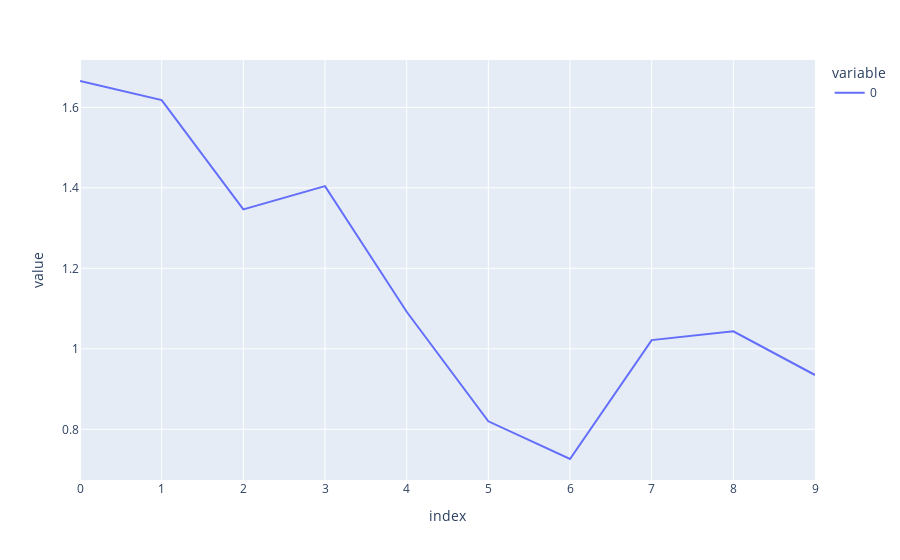

Notebook code for this chart:
### Code cell
money = []
steps = []
for step in range(10):
    img, stat = env.reset()
    done = False
    while not done:
        action = ac.act(img, stat)
        (img, stat), done = env.step(action, 1)
    steps.append(step)
    money.append(env.money/env.init_money)
    print(env.money/env.init_money)
px.line(money).show()
np.mean(money)

### Figure 1 — Plotly figure (JSON) as saved in the notebook; plotly's stock layout.template omitted (floating-point values rounded to 4 significant figures)
{"data": [{"hovertemplate": "variable=0<br>index=%{x}<br>value=%{y}<extra></extra>", "legendgroup": "0", "line": {"color": "#636efa", "dash": "solid"}, "mode": "lines", "name": "0", "orientation": "v", "showlegend": true, "type": "scatter", "x": [0, 1, 2, 3, 4, 5, 6, 7, 8, 9], "xaxis": "x", "y": [1.665, 1.618, 1.346, 1.404, 1.092, 0.82, 0.7263, 1.022, 1.044, 0.935], "yaxis": "y"}], "layout": {"legend": {"title": {"text": "variable"}, "tracegroupgap": 0}, "margin": {"t": 60}, "xaxis": {"anchor": "y", "domain": [0, 1], "title": {"text": "index"}}, "yaxis": {"anchor": "x", "domain": [0, 1], "title": {"text": "value"}}}}
